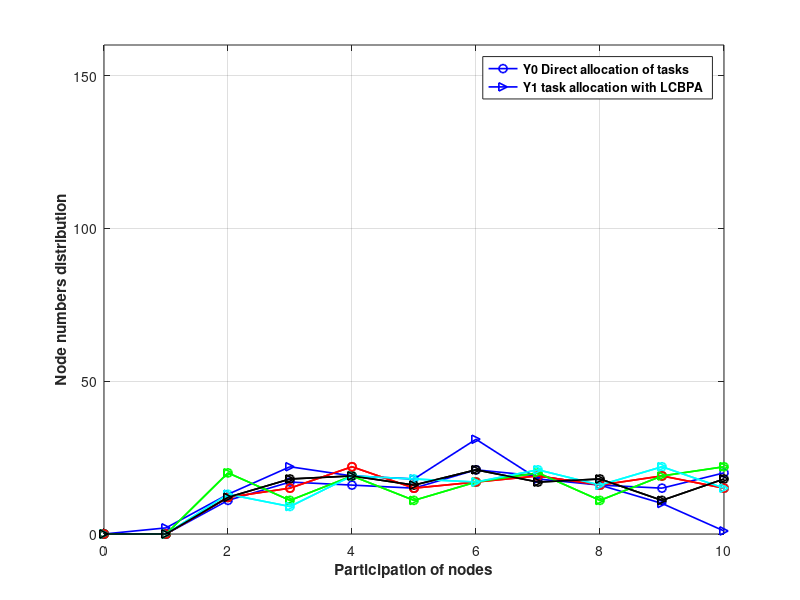

This figure's MATLAB source:
% Completion comparison with 
% or without the algoritm.
% Fn = 150
clc;
clear;

x = [0 1 2 3 4 5 6 7 8 9 10];
y010 = [0 0 11 17 16 15 21 19 16 15 20];
y015 = [0 0 12 15 22 15 17 19 16 19 15];
y020 = [0 0  20 11 19 11 17 20 11 19 22];
y025 = [0 0 13 9 19 18 17 21 16 22 15];
y030 = [0 0 12 18 19 16 21 17 18 11 18];
y110 = [0 2 13 22 19 18 31 18 16 10 1];
y115 = [0 0 12 15 22 15 17 19 16 19 15];
y120 = [0 0 20 11 19 11 17 20 11 19 22];
y125 = [0 0 13 9 19 18 17 21 16 22 15];
y130 = [0 0 12 18 19 16 21 17 18 11 18];
% y = [0 0 7 10 9 10 12 12 12 12 12];
% bar(y010,0.5)
figure
 h1=plot(x,y010,'-oblue','LineWidth',1.2); hold on;
    plot(x,y015,'-ored','LineWidth',1.2);  hold on;
    plot(x,y020,'-ogreen','LineWidth',1.2);hold on;
    plot(x,y025,'-oc','LineWidth',1.2);    hold on;
    plot(x,y030,'-oblack','LineWidth',1.2); 
    % ,x,y015,'-ored', x,y020,'-ogreen',x,y025,'-oc',x,y030,'-oblack');

 h2=plot(x,y110,'->blue','LineWidth',1.2); hold on;
    plot(x,y115,'-ored','LineWidth',1.2);  hold on;
    plot(x,y120,'->green','LineWidth',1.2);hold on;
    plot(x,y125,'->c','LineWidth',1.2);    hold on;
    plot(x,y130,'->black','LineWidth',1.2);
    %,x,y115,'-ored', x,y120,'->green',x,y125,'->c',x,y130,'->black');
 xlabel('Participation of nodes','FontWeight','bold');
 ylabel('Node numbers distribution','FontWeight','bold')
grid on;
legend([h1,h2],'Y0 Direct allocation of tasks','Y1 task allocation with LCBPA','Location','NorthEast','FontWeight','bold');
axis([0,10,0,160])
print('Fn1502','-dpng')